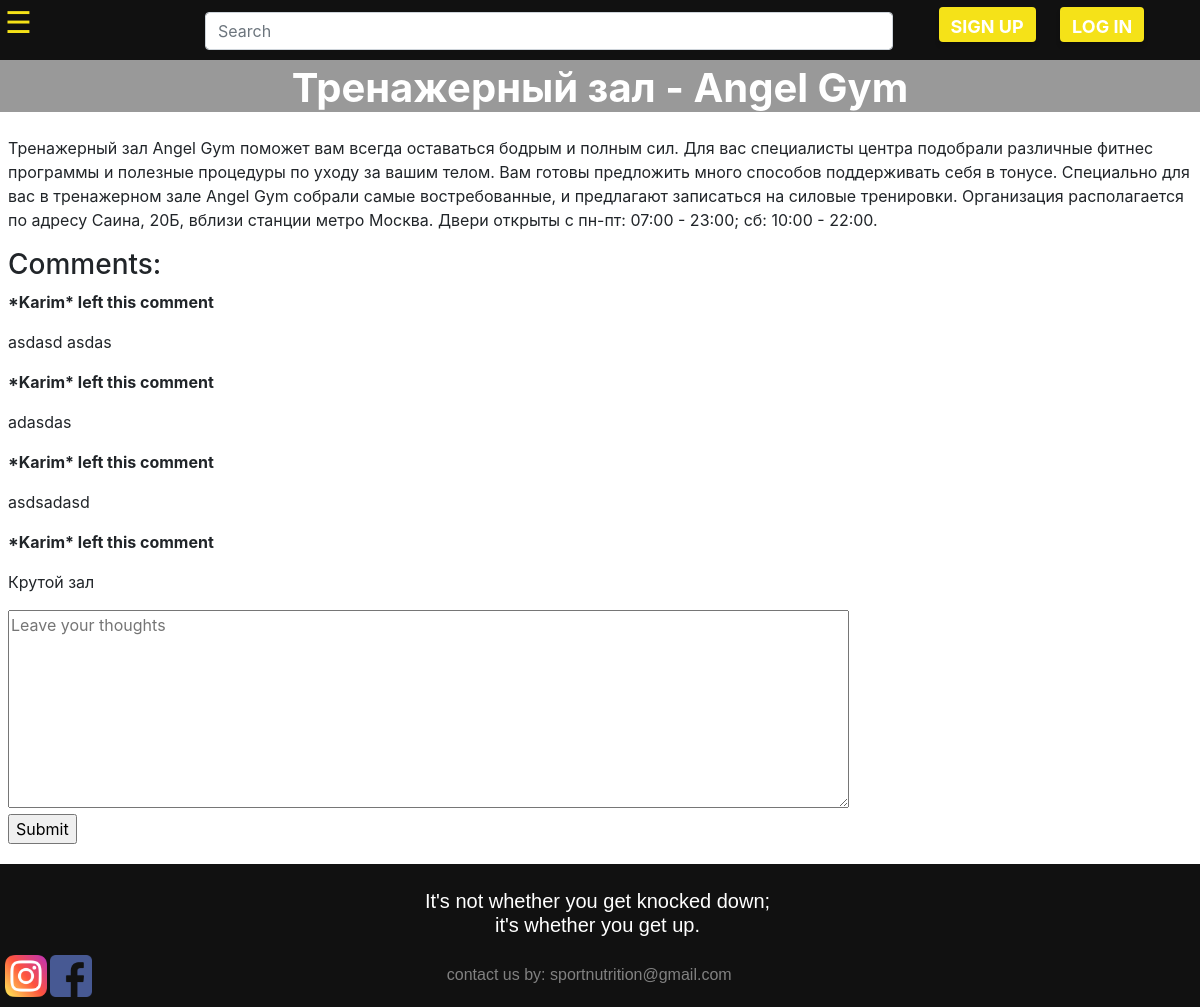
/1/, run on the app's committed database.
### sport_app/models.py (models this page shows, shortened)
class SportSection(models.Model):
    type = models.ForeignKey(SportSectionType, on_delete=models.CASCADE, null=True)
    name = models.TextField()
    info = models.TextField()
    price = models.IntegerField()
    img = models.ImageField(upload_to=settings.MEDIA_ROOT + '/img', blank=True)

class Comment(models.Model):
    user = models.ForeignKey(User, on_delete=models.CASCADE, null=True)
    conn_id = models.IntegerField()
    comment = models.TextField()
    typeComment = models.ForeignKey(TypeComment, on_delete=models.CASCADE)
    user = models.ForeignKey(User, on_delete=models.CASCADE, null=True)

### sport_app/views.py (the view, shortened to what this page needs)
# urls.py: path('<int:article_id>/', views.detail, name='detail'),
def detail(request, article_id):
    try:
        a = SportSection.objects.get(id=article_id)
    except Exception:
        raise Http404('The article is not found')
    comments = Comment.objects.filter(conn_id=article_id)
    return render(request, "detail.html", {"article": a, "comments": comments})

### sport_app/templates/detail.html (shortened to what this page needs)
{% extends "common.html" %}
{% block content %}
    <div class="w-100">
        <div class="fotorama"
             data-allowfullscreen="true"
             data-fit="cover"
             data-width="100%"
             data-ratio="21/9">
            <div data-img="{{ article.img.url }}" class="text-center color-gray h-100">
                <h1 class="photo_text pt-1"><b>{{ article.name }}</b></h1>
            </div>
        </div>
        <div class="pr-2 pl-2 mt-4">
            <p>{{ article.info }}</p>
        </div>
    </div>
    <div class="pr-2 pl-2">
        <h3>Comments: </h3>
        {% if comments %}
            {% for comment in comments %}
                <p><b>*{{ comment.user.username }}* left this comment</b></p>
                <p>{{ comment.comment }}</p>
            {% endfor %}
        {% else %}
            <p>No comments</p>
        {% endif %}
        <form class="" action="comment" method="POST">
            <textarea name="comments_text" rows="8" cols="80" placeholder="Leave your thoughts"></textarea>
            <br><input type="submit" name="" value="Submit">
        </form>
    </div>
{% endblock %}

### static/css/mp.css (style rules this page uses)
.color-gray { background-color: rgba(0, 0, 0, 0.4); }
.photo_text { color: white; }

### data on the page
SportSection: name "Тренажерный зал - Angel Gym", info "Тренажерный зал Angel Gym поможет вам всегда оставаться бодрым и полным сил. Для вас специалисты центра подобрали различные фитнес программы и полезные процедуры по уходу за вашим телом. Вам готовы предложить много способов поддерживать себя в тонусе. Специально для вас в тренажерном зале Angel Gym собрали самые востребованные, и предлагают записаться на силовые тренировки. Организация располагается по адресу Саина, 20Б, вблизи станции метро Москва. Двери открыты с пн-пт: 07:00 - 23:00; сб: 10:00 - 22:00."
Comment: user.username "Karim", comment "asdasd asdas"
Comment: user.username "Karim", comment "adasdas"
Comment: user.username "Karim", comment "asdsadasd"
Comment: user.username "Karim", comment "Крутой зал"
